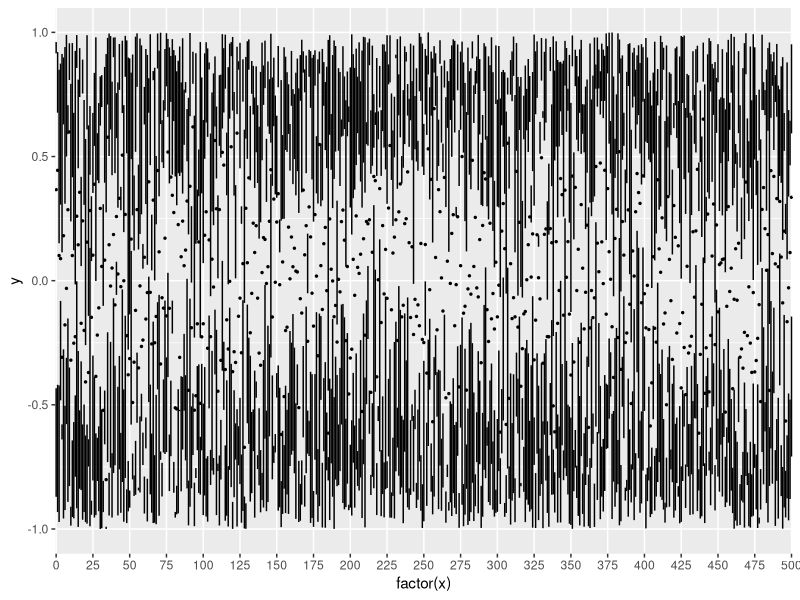

Here is the R script that generated this plot:
library(ggplot2)
library(ggthemes)

data <- data.frame(x = rep(seq(0, 500), 100), y = runif(501 * 10, -1, 1))

ggplot(data) +
  geom_tufteboxplot(aes(x = factor(x), y = y)) +
  scale_x_discrete(breaks = seq(0, 500, by = 25))
